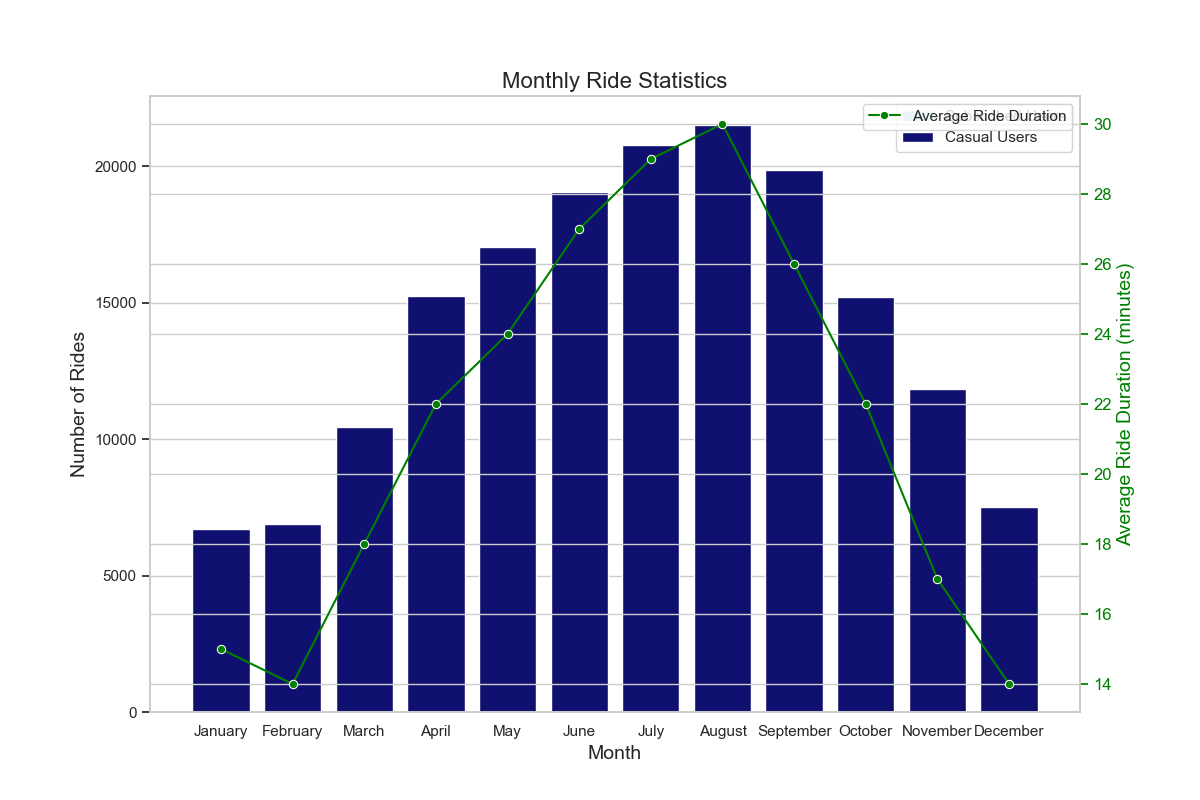

Python code for this plot:

import seaborn as sns
import matplotlib.pyplot as plt
import pandas as pd

# Data
data = [
    {'Month': 'January', 'Total Rides': 6720, 'Subscribed Users': 4400, 'Casual Users': 2320, 'Average Ride Duration(minutes)': 15},
    {'Month': 'February', 'Total Rides': 6890, 'Subscribed Users': 4500, 'Casual Users': 2390, 'Average Ride Duration(minutes)': 14},
    {'Month': 'March', 'Total Rides': 10450, 'Subscribed Users': 6987, 'Casual Users': 3463, 'Average Ride Duration(minutes)': 18},
    {'Month': 'April', 'Total Rides': 15230, 'Subscribed Users': 10325, 'Casual Users': 4905, 'Average Ride Duration(minutes)': 22},
    {'Month': 'May', 'Total Rides': 17025, 'Subscribed Users': 11597, 'Casual Users': 5428, 'Average Ride Duration(minutes)': 24},
    {'Month': 'June', 'Total Rides': 19075, 'Subscribed Users': 12800, 'Casual Users': 6280, 'Average Ride Duration(minutes)': 27},
    {'Month': 'July', 'Total Rides': 20790, 'Subscribed Users': 13865, 'Casual Users': 6925, 'Average Ride Duration(minutes)': 29},
    {'Month': 'August', 'Total Rides': 21500, 'Subscribed Users': 14500, 'Casual Users': 7000, 'Average Ride Duration(minutes)': 30},
    {'Month': 'September', 'Total Rides': 19870, 'Subscribed Users': 13460, 'Casual Users': 6410, 'Average Ride Duration(minutes)': 26},
    {'Month': 'October', 'Total Rides': 15200, 'Subscribed Users': 10290, 'Casual Users': 4910, 'Average Ride Duration(minutes)': 22},
    {'Month': 'November', 'Total Rides': 11840, 'Subscribed Users': 8000, 'Casual Users': 3840, 'Average Ride Duration(minutes)': 17},
    {'Month': 'December', 'Total Rides': 7510, 'Subscribed Users': 5150, 'Casual Users': 2360, 'Average Ride Duration(minutes)': 14}
]

# Convert the data into a DataFrame
df = pd.DataFrame(data)

# Plotting
# Set the aesthetic style of the plots
sns.set_style("whitegrid")

# Create the plot
plt.figure(figsize=(12, 8))

# Stacked bar chart for Subscribed Users and Casual Users
bottom_bar = sns.barplot(x='Month', y='Subscribed Users', data=df, color='skyblue', label='Subscribed Users')
top_bar = sns.barplot(x='Month', y='Total Rides', data=df, color='navy', label='Casual Users')

# Add a legend
plt.legend()

# Secondary Y-axis for Average Ride Duration
ax2 = plt.twinx()
sns.lineplot(data=df, x='Month', y='Average Ride Duration(minutes)', ax=ax2, color='green', marker="o", label='Average Ride Duration')

# Add labels for the axes and title
bottom_bar.set_xlabel('Month', fontsize=14)
bottom_bar.set_ylabel('Number of Rides', fontsize=14)
ax2.set_ylabel('Average Ride Duration (minutes)', fontsize=14)
plt.title('Monthly Ride Statistics', fontsize=16)

# Customize the tick labels on the primary y-axis
plt.yticks(fontsize=12)
ax2.yaxis.label.set_color('green')
ax2.tick_params(axis='y', colors='green')

# Show plot with grid
plt.grid(True)
plt.show()
